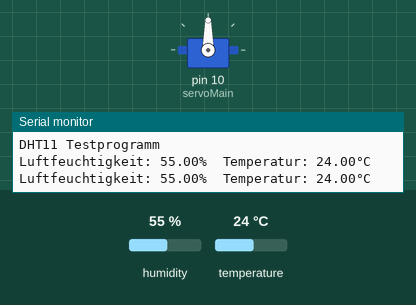
This program was run on a simulated Arduino Mega 2560, built with avr-gcc and run on an emulated ATmega2560. On the bench: servo, the last lines printed to the serial monitor. Inputs (shaded band) come from the test bench; at power-on: temperature 24 °C, humidity 55 %.

Above: at 14.8 s.
14.9 s: temperature set to 19 °C
At 17.8 s:
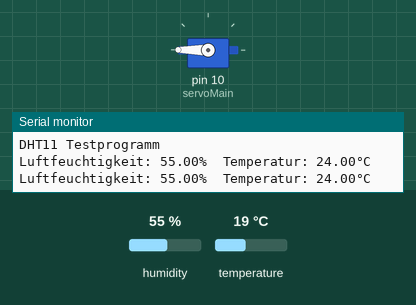
27.5 s: temperature set to 28 °C
At 35.7 s:
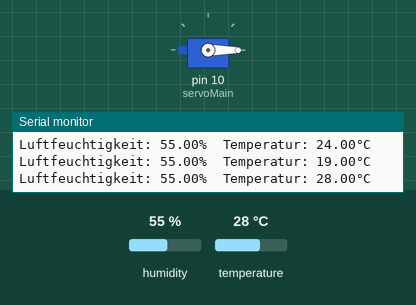
Timing chart, 0 to 45.6 s (numbered marks = the images above; inputs shaded):
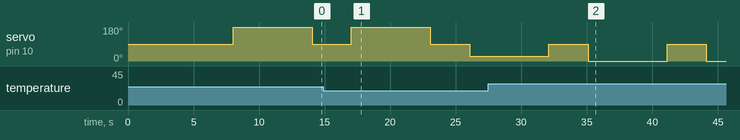

Measured:
- by itself, servo on pin 10 (servoMain): alternates 90° for 3.0 s and 0° for 6.0 s

The program:

main.cpp
```cpp
#include <Arduino.h>
#include "DHT.h"
#include <Servo.h>
#define DHTPIN 2          // Hier die Pin Nummer eintragen wo der Sensor angeschlossen ist
#define DHTTYPE DHT11     // Hier wird definiert was für ein Sensor ausgelesen wird. In
                          // unserem Beispiel möchten wir einen DHT11 auslesen, falls du
                          // ein DHT22 hast einfach DHT22 eintragen

/**( Definieren der Objekte )**/
DHT dht(DHTPIN, DHTTYPE);
Servo servoMain; // Define our Servo


void setup() {
  Serial.begin(9600);
  Serial.println("DHT11 Testprogramm");
  dht.begin();

  servoMain.attach(10); // servo on digital pin 10
  // Serial.begin(9600);                      // Die serielle Kommunikation starten
}
void loop() {
  // Wait a few seconds between measurements.
  delay(5000);                     // Hier definieren wir die Verweilzeit die gewartet wird
                                   // bis der Sensor wieder ausgelesen wird. Da der DHT11
                                   // auch ca. 2 Sekunden hat um seine Werte zuaktualisieren
                                   // macht es keinen sinn ihn schneller auszulesen!

  float h = dht.readHumidity();    // Lesen der Luftfeuchtigkeit und speichern in die Variable h
  float t = dht.readTemperature(); // Lesen der Temperatur in °C und speichern in die Variable t

/**( Überprüfen ob alles richtig Ausgelesen wurde )**/
  if (isnan(h) || isnan(t)) {
    Serial.println("Fehler beim auslesen des Sensors!");
    return;
  }

  // Nun senden wir die gemessenen Werte an den PC dise werden wir im Seriellem Monitor sehen
  Serial.print("Luftfeuchtigkeit: ");
  Serial.print(h);                  // Ausgeben der Luftfeuchtigkeit
  Serial.print("%\t");              // Tabulator
  Serial.print("Temperatur: ");
  Serial.print(t);                  // Ausgeben der Temperatur
  Serial.write("°");                // Schreiben des ° Zeichen
  Serial.println("C");
  float zeiger = 180 - ((t-26)*90*1);
  servoMain.write(90); // Turn Servo back to center position (90 degrees)
  delay(3000); // Wait 1 second
  servoMain.write(zeiger); // Turn Servo Right to 180 degrees
  delay(1000); // Wait 1 second


}
```
